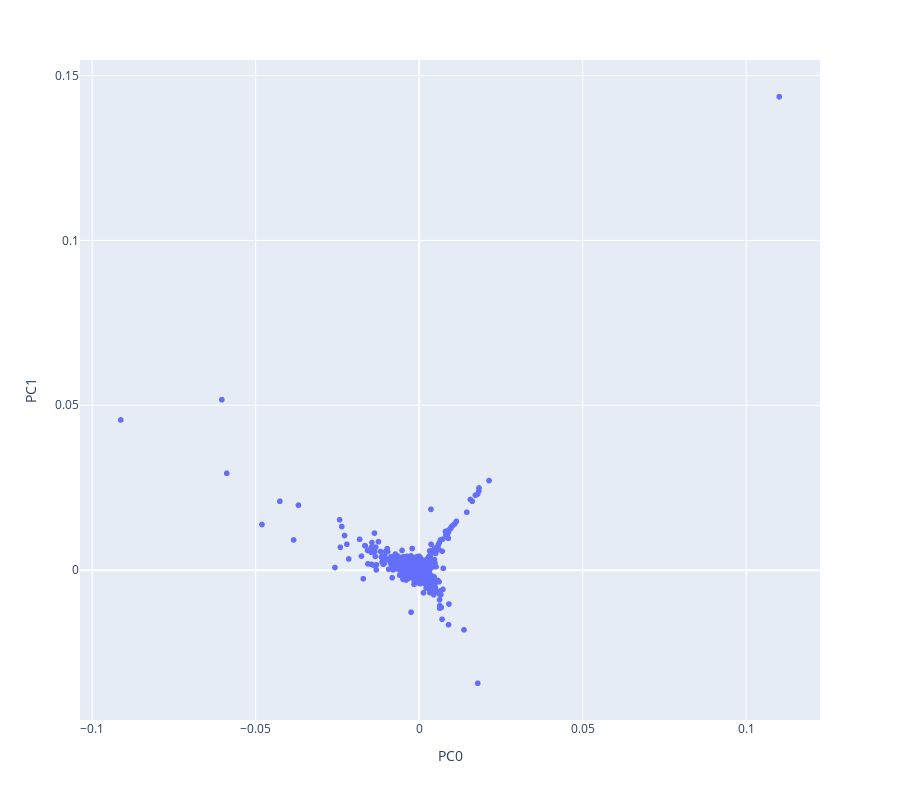

Here is the notebook cell this chart was saved with:
### Code cell
import plotly.express as px

fig = px.scatter(
    LOADINGS.reset_index(),  # reset index so 'term_str' becomes a column
    x="PC0",
    y="PC1",
    hover_name="term_str",   # so you can hover over points and see the term
    height=800
)
fig.show()

### Figure 1 — Plotly figure (JSON) as saved in the notebook; plotly's stock layout.template omitted (floating-point values rounded to 4 significant figures; data arrays with more than 128 entries replaced by an {"elided": "..."} marker saying what was removed)
{"data": [{"hovertemplate": "<b>%{hovertext}</b><br><br>PC0=%{x}<br>PC1=%{y}<extra></extra>", "hovertext": {"elided": "4000 str values"}, "legendgroup": "", "marker": {"color": "#636efa", "symbol": "circle"}, "mode": "markers", "name": "", "showlegend": false, "type": "scattergl", "x": {"elided": "4000 float values"}, "xaxis": "x", "y": {"elided": "4000 float values"}, "yaxis": "y"}], "layout": {"height": 800, "legend": {"tracegroupgap": 0}, "margin": {"t": 60}, "xaxis": {"anchor": "y", "domain": [0, 1], "title": {"text": "PC0"}}, "yaxis": {"anchor": "x", "domain": [0, 1], "title": {"text": "PC1"}}}}
